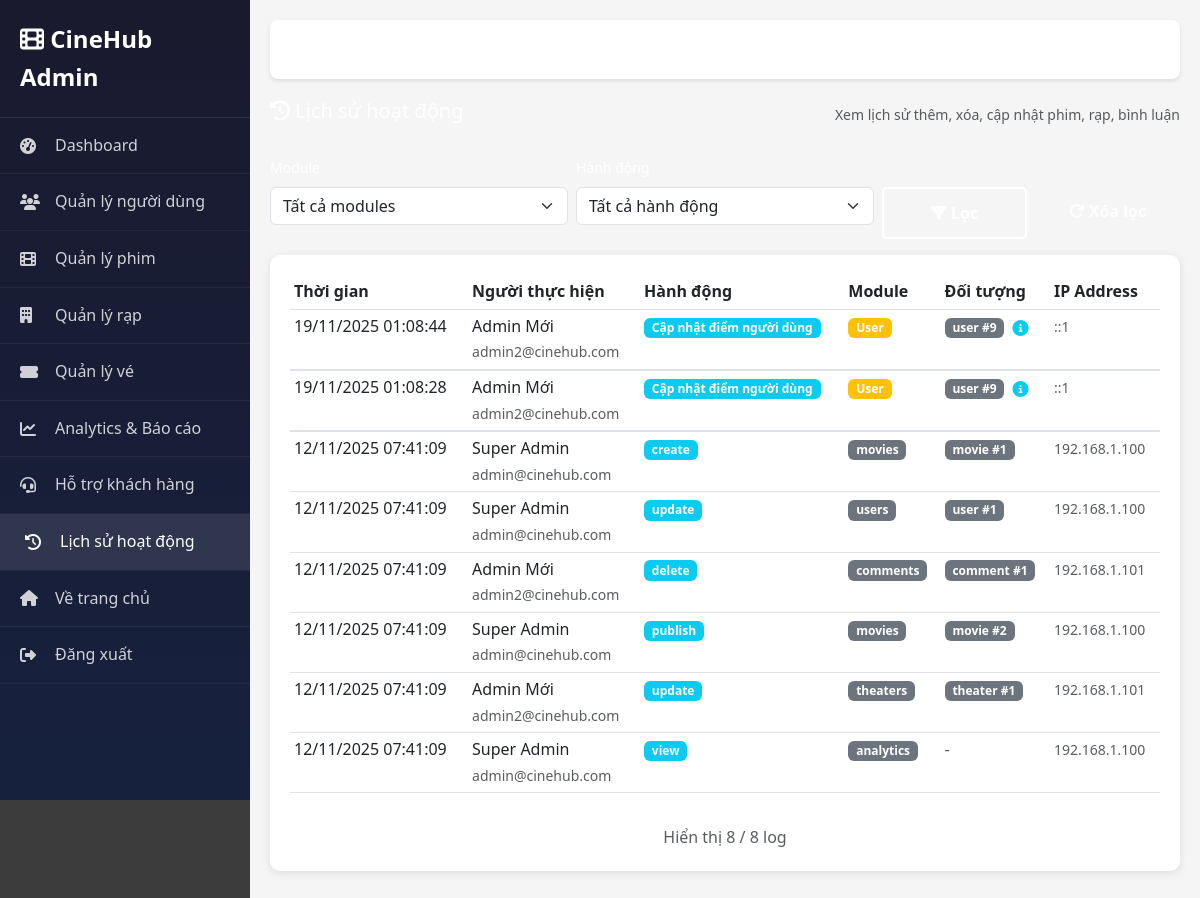
Page /?route=admin/logs (signed in) on the earlier database version.
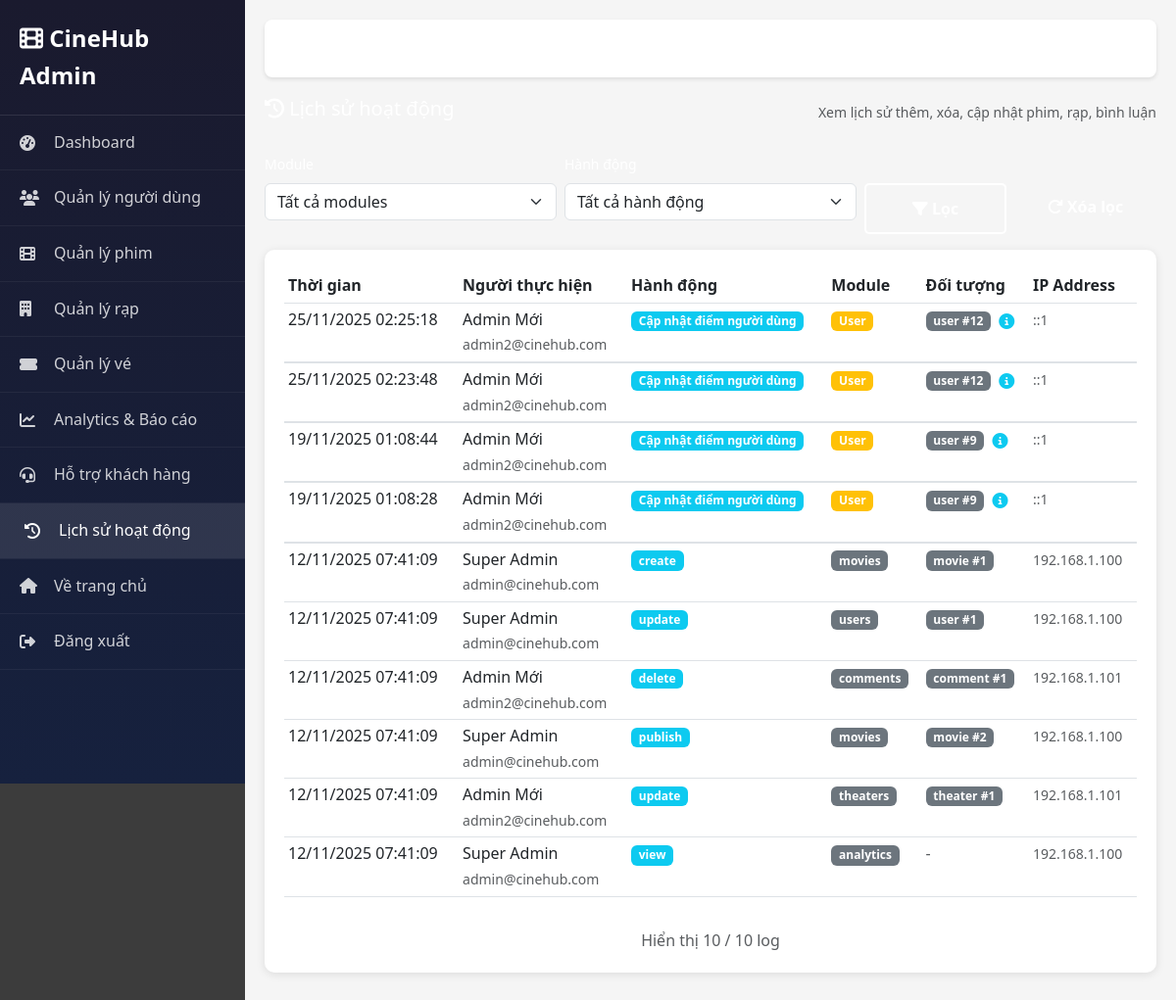
Same page on the later database version.
### tables this page shows
CREATE TABLE `admin_logs` (
  `id` int(11) NOT NULL,
  `user_id` int(11) NOT NULL,
  `action` varchar(100) NOT NULL,
  `module` varchar(50) NOT NULL,
  `target_type` varchar(50) DEFAULT NULL,
  `target_id` int(11) DEFAULT NULL,
  `old_data` text DEFAULT NULL,
  `new_data` text DEFAULT NULL,
  `ip_address` varchar(45) DEFAULT NULL,
  `user_agent` text DEFAULT NULL,
  `created_at` timestamp NOT NULL DEFAULT current_timestamp()
);

CREATE TABLE `users` (
  `id` int(11) NOT NULL,
  `name` varchar(100) NOT NULL,
  `email` varchar(120) NOT NULL,
  `password` varchar(255) NOT NULL,
  `avatar` varchar(255) DEFAULT NULL,
  `birthdate` date DEFAULT NULL,
  `rank` enum('Bronze','Silver','Gold','Platinum') DEFAULT 'Bronze',
  `points` int(11) DEFAULT 0,
  `subscription_id` int(11) DEFAULT NULL,
  `status` enum('active','inactive','banned') DEFAULT 'active',
  `email_verified` tinyint(1) DEFAULT 0,
  `created_at` timestamp NOT NULL DEFAULT current_timestamp(),
  `updated_at` timestamp NOT NULL DEFAULT current_timestamp() ON UPDATE current_timestamp(),
  `role` enum('user','admin','moderator') DEFAULT 'user',
  `is_active` tinyint(1) DEFAULT 1,
  `last_login` datetime DEFAULT NULL
);

### modules/admin/AdminController.php (called while the page is built, shortened)
<?php
require_once __DIR__ . '/../../core/Controller.php';
require_once __DIR__ . '/../../core/Database.php';
class AdminController extends Controller {
    protected function adminView($view, $data = []) {
        extract($data);
        require_once __DIR__ . '/views/' . $view . '.php';
        require_once __DIR__ . '/views/layout.php';
    }
    public function logs() {
        $db = Database::getInstance();
        $user = AdminMiddleware::checkAdmin();
        $module = $_GET['module'] ?? '';
        $action_filter = $_GET['action'] ?? '';
        $page = intval($_GET['page'] ?? 1);
        $limit = 50;
        $offset = ($page - 1) * $limit;
        $sql = "SELECT al.*, u.name as user_name, u.email as user_email
                FROM admin_logs al
                LEFT JOIN users u ON al.user_id = u.id
                WHERE 1=1";
        $params = [];
        $sql .= " ORDER BY al.created_at DESC LIMIT $limit OFFSET $offset";
        $logs = $db->fetchAll($sql, $params);
        $countSql = "SELECT COUNT(*) as count FROM admin_logs WHERE 1=1";
        $countParams = [];
        $total = $db->fetch($countSql, $countParams)['count'];
        $total_pages = ceil($total / $limit);
        $this->adminView('logs', [
            'logs' => $logs,
            'user' => $user,
            'title' => 'Lịch sử hoạt động',
            'current_page' => 'logs',
            'module' => $module,
            'action' => $action_filter,
            'page' => $page,
            'total_pages' => $total_pages,
            'total' => $total,
            'limit' => $limit
        ]);
    }
}
?>

### index.php (called while the page is built, shortened)
<?php
$route = $_GET['route'] ?? 'home/index';
$parts = explode('/', $route);
$controllerMap = [
    'auth' => 'AuthController',
    'profile' => 'ProfileController'
];
$firstPart = $parts[0];
$controllerName = null;
if (isset($controllerMap[$firstPart])) {
    $controllerName = $controllerMap[$firstPart];
    $controllerPath = __DIR__ . '/modules/user/' . $controllerName . '.php';
    if (file_exists($controllerPath) && !class_exists($controllerName)) {
        require_once $controllerPath;
    }
} else {
    $controllerName = ucfirst($firstPart) . 'Controller';
}
$action = '';
if (count($parts) >= 3) {
    $actionPart = $parts[2];
    $actionPart = str_replace('-', ' ', $actionPart);
    $actionPart = ucwords($actionPart);
    $actionPart = str_replace(' ', '', $actionPart);
    $action = $parts[1] . $actionPart;
} else {
    $action = $parts[1] ?? 'index';
}
try {
    $controller = new $controllerName();
    $controller->$action();
} catch (Exception $e) {
    error_log("Error in routing: " . $e->getMessage());
    error_log("Route: $route, Controller: $controllerName, Action: $action");
    error_log("Stack trace: " . $e->getTraceAsString());
    if ($controllerName !== 'HomeController') {
        $controllerName = 'HomeController';
        $controller = new $controllerName();
        $controller->index();
    } else {
        die('Error: Controller not found');
    }
}
?>

### core/Database.php (called while the page is built, shortened)
<?php
class Database {
    private static $instance = null;
    private $pdo;
    private $host = 'localhost';
    private $port = 3306;
    private $dbname = 'cinehub';
    private $username = 'root';
    private $password = '';
    private $charset = 'utf8mb4';
    private function __construct() {
        try {
            $dsn = "mysql:host={$this->host};port={$this->port};dbname={$this->dbname};charset={$this->charset}";
            $this->pdo = new PDO($dsn, $this->username, $this->password);
            $this->pdo->setAttribute(PDO::ATTR_ERRMODE, PDO::ERRMODE_EXCEPTION);
            $this->pdo->setAttribute(PDO::ATTR_DEFAULT_FETCH_MODE, PDO::FETCH_ASSOC);
        } catch(PDOException $e) {
            die("Lỗi kết nối database: " . $e->getMessage() .
                "<br><br>Vui lòng kiểm tra:<br>" .
                "1. MySQL đã được khởi động chưa?<br>" .
                "2. Database '{$this->dbname}' đã được tạo chưa?<br>" .
                "3. Password MySQL có đúng không? (hiện tại: " . ($this->password ?: 'rỗng') . ")<br>" .
                "4. Port MySQL có đúng không? (hiện tại: {$this->port})<br>" .
                "5. Nếu cần thay đổi password hoặc port, sửa file core/Database.php");
        }
    }
    public static function getInstance() {
        if (self::$instance === null) {
            self::$instance = new self();
        }
        return self::$instance;
    }
    public function query($sql, $params = []) {
        $stmt = $this->pdo->prepare($sql);
        $stmt->execute($params);
        return $stmt;
    }
    public function fetchAll($sql, $params = []) {
        return $this->query($sql, $params)->fetchAll();
    }
}
?>

### modules/admin/views/logs.php (the view, shortened to what the rows shown need)
<div class="stat-card">
    <div class="table-responsive">
        <table class="table table-hover table-sm">
            <thead>
                <tr>
                    <th>Thời gian</th>
                    <th>Người thực hiện</th>
                    <th>Hành động</th>
                    <th>Module</th>
                    <th>Đối tượng</th>
                    <th>IP Address</th>
                </tr>
            </thead>
            <tbody>
                <?php if (empty($logs)): ?>
                    <tr>
                        <td colspan="6" class="text-center text-muted">Không có log nào</td>
                    </tr>
                <?php else: ?>
                    <?php foreach ($logs as $log): ?>
                        <tr>
                            <td><?php echo date('d/m/Y H:i:s', strtotime($log['created_at'])); ?></td>
                            <td>
                                <div><?php echo htmlspecialchars($log['user_name'] ?? 'N/A'); ?></div>
                                <small class="text-muted"><?php echo htmlspecialchars($log['user_email'] ?? 'N/A'); ?></small>
                            </td>
                            <td>
                                <span class="badge bg-info"><?php echo htmlspecialchars($log['action']); ?></span>
                            </td>
                            <td>
                                <span class="badge bg-<?php
                                    $moduleColor = 'secondary';
                                    if ($log['module'] === 'Movie') {
                                        $moduleColor = 'primary';
                                    } elseif ($log['module'] === 'Theater') {
                                        $moduleColor = 'info';
                                    } elseif ($log['module'] === 'Review') {
                                        $moduleColor = 'success';
                                    } elseif ($log['module'] === 'User') {
                                        $moduleColor = 'warning';
                                    }
                                    echo $moduleColor;
                                ?>">
                                    <?php echo htmlspecialchars($log['module']); ?>
                                </span>
                            </td>
                            <td>
                                <?php if ($log['target_type'] && $log['target_id']): ?>
                                    <span class="badge bg-secondary">
                                        <?php echo htmlspecialchars($log['target_type']); ?> #<?php echo $log['target_id']; ?>
                                    </span>
                                    <?php if ($log['old_data'] || $log['new_data']): ?>
                                        <button type="button" class="btn btn-sm btn-link p-0 ms-1"
                                                data-bs-toggle="collapse"
                                                data-bs-target="#logDetails<?php echo $log['id']; ?>"
                                                aria-expanded="false"
                                                aria-controls="logDetails<?php echo $log['id']; ?>"
                                                title="Xem chi tiết">
                                            <i class="fas fa-info-circle text-info"></i>
                                        </button>
                                    <?php endif; ?>
                                <?php else: ?>
                                    <span class="text-muted">-</span>
                                <?php endif; ?>
                            </td>
                            <td><small class="text-muted"><?php echo htmlspecialchars($log['ip_address'] ?? 'N/A'); ?></small></td>
                        </tr>
                        <?php if (($log['old_data'] || $log['new_data']) && ($log['target_type'] && $log['target_id'])): ?>
                            <tr>
                                <td colspan="6" class="p-0">
                                </td>
                            </tr>
                        <?php endif; ?>
                    <?php endforeach; ?>
                <?php endif; ?>
            </tbody>
        </table>
    </div>
</div>

Differences in the rows shown:
added admin_logs: created_at "25/11/2025 02:25:18", user.name "Admin Mới", user.email "admin2@cinehub.com", action "Cập nhật điểm người dùng", module "User", target_type "user", target "12", ip_address "::1"
added admin_logs: created_at "25/11/2025 02:23:48", user.name "Admin Mới", user.email "admin2@cinehub.com", action "Cập nhật điểm người dùng", module "User", target_type "user", target "12", ip_address "::1"
Other differences:
min($limit ?? 50, count($logs)): "8" → "10"
$total: "8" → "10"
